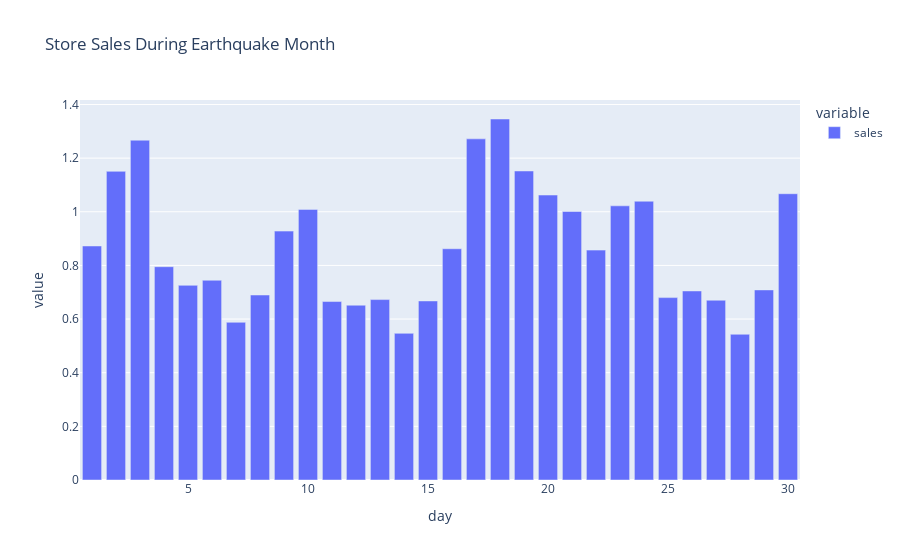

Write notebook code for a chart like this one.
### Markdown cell above
#### Q4 Did the earthquake impact sales?

### Code cell
# Filter data between start_date and end_date
start_date = '2016-04-01'
end_date = '2016-04-30'
filtered_data = train_df[(train_df['date'] >= start_date) & (train_df['date'] <= end_date)]

filt=filtered_data.groupby('day')['sales'].sum()/1000000
fig = px.bar(filt, title=f'Store Sales During Earthquake Month')

# Show the plot
#yaxis title and x axis title
fig.show()

### Figure 1 — Plotly figure (JSON) as saved in the notebook; plotly's stock layout.template omitted (floating-point values rounded to 4 significant figures)
{"data": [{"alignmentgroup": "True", "hovertemplate": "variable=sales<br>day=%{x}<br>value=%{y}<extra></extra>", "legendgroup": "sales", "marker": {"color": "#636efa", "pattern": {"shape": ""}}, "name": "sales", "offsetgroup": "sales", "orientation": "v", "showlegend": true, "textposition": "auto", "type": "bar", "x": [1, 2, 3, 4, 5, 6, 7, 8, 9, 10, 11, 12, 13, 14, 15, 16, 17, 18, 19, 20, 21, 22, 23, 24, 25, 26, 27, 28, 29, 30], "xaxis": "x", "y": [0.8725, 1.151, 1.267, 0.7952, 0.7258, 0.7448, 0.5879, 0.6897, 0.928, 1.009, 0.6653, 0.6517, 0.6726, 0.5468, 0.6676, 0.8621, 1.272, 1.346, 1.152, 1.062, 1.001, 0.8571, 1.022, 1.039, 0.68, 0.7048, 0.6703, 0.5433, 0.7087, 1.067], "yaxis": "y"}], "layout": {"barmode": "relative", "legend": {"title": {"text": "variable"}, "tracegroupgap": 0}, "title": {"text": "Store Sales During Earthquake Month"}, "xaxis": {"anchor": "y", "domain": [0, 1], "title": {"text": "day"}}, "yaxis": {"anchor": "x", "domain": [0, 1], "title": {"text": "value"}}}}
